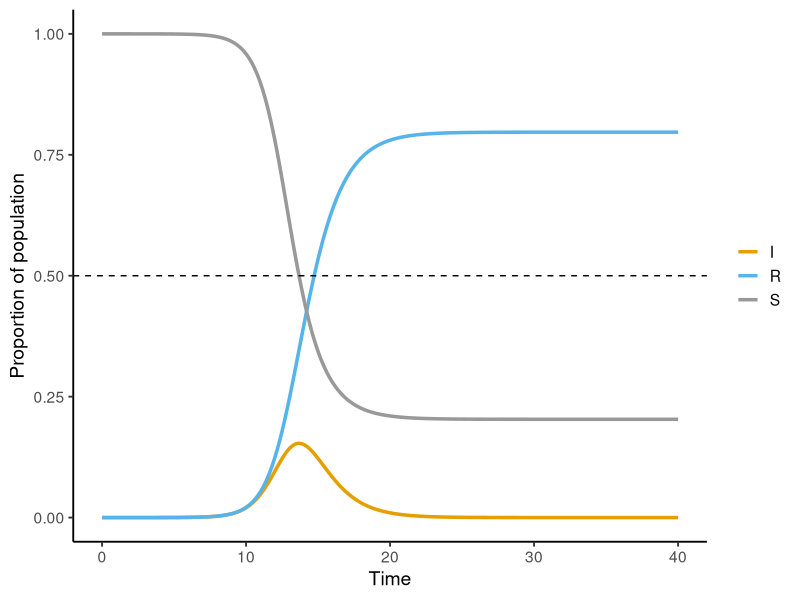
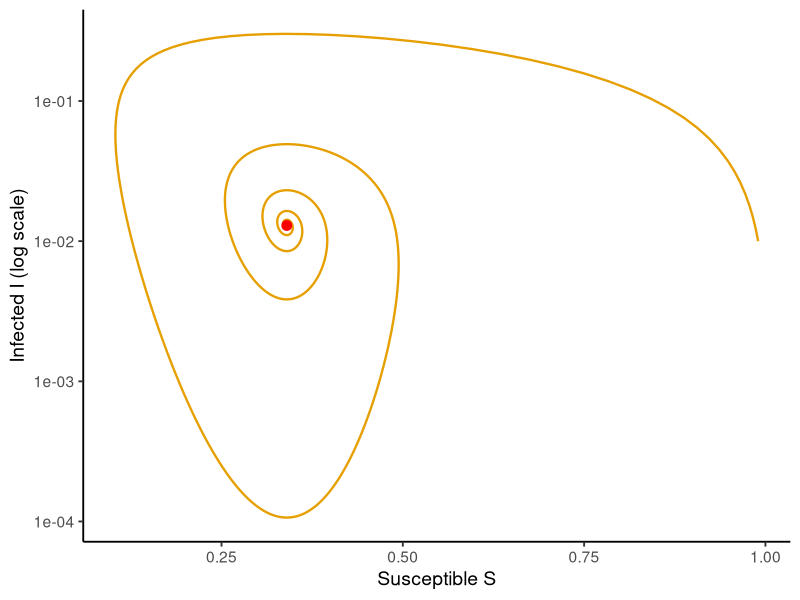

R code for these plots, in order:
## ---- chunk 1
#| label: setup
library(deSolve)
library(ggplot2)
library(tidyr)
theme_set(theme_classic(base_size = 14))
pal <- c(S = "#999999", I = "#E69F00", R = "#56B4E9")
## ---- chunk 2
#| label: model
sir <- function(t, state, p) {
  with(as.list(c(state, p)), {
    dS <- -beta * S * I
    dI <-  beta * S * I - gamma * I
    dR <-                 gamma * I
    list(c(dS, dI, dR))
  })
}

init  <- c(S = 1 - 1e-6, I = 1e-6, R = 0)
pars  <- c(beta = 2, gamma = 1)          # R0 = 2
times <- seq(0, 40, by = 0.05)

out <- as.data.frame(ode(init, times, sir, pars))
## ---- chunk 3
#| label: fig-sir
#| fig-cap: "One epidemic, R0 = 2. Infections peak exactly when S drops to 1/R0 (dashed line)."
R0 <- pars["beta"] / pars["gamma"]
long <- pivot_longer(out, -time, names_to = "compartment", values_to = "proportion")

ggplot(long, aes(time, proportion, colour = compartment)) +
  geom_line(linewidth = 1.2) +
  geom_hline(yintercept = 1 / R0, linetype = "dashed") +
  scale_colour_manual(values = pal) +
  labs(x = "Time", y = "Proportion of population", colour = NULL)
## ---- chunk 4
#| label: check-peak
c(S_at_peak = out$S[which.max(out$I)], one_over_R0 = unname(1 / R0))
## ---- chunk 5
#| label: check-final-size
Z <- uniroot(function(z) z - (1 - exp(-R0 * z)), c(1e-6, 1))$root
c(simulated = tail(out$R, 1), theory = Z)
## ---- chunk 6
#| label: model-demography
sir_demo <- function(t, state, p) {
  with(as.list(c(state, p)), {
    dS <- mu - beta * S * I - mu * S
    dI <- beta * S * I - (gamma + mu) * I
    dR <- gamma * I - mu * R
    list(c(dS, dI, dR))
  })
}
pars_d <- c(beta = 3, gamma = 1, mu = 0.02)
out_d  <- as.data.frame(ode(c(S = 0.99, I = 0.01, R = 0), seq(0, 600, 0.1),
                            sir_demo, pars_d))
R0_d   <- with(as.list(pars_d), beta / (gamma + mu))
eq     <- with(as.list(pars_d), c(S = 1 / R0_d, I = mu * (R0_d - 1) / beta))
## ---- chunk 7
#| label: fig-phase
#| fig-cap: "Phase plane: with births, the epidemic spirals into the endemic equilibrium (red point)."
ggplot(out_d, aes(S, I)) +
  geom_path(colour = "#E69F00", linewidth = 0.8) +
  annotate("point", x = eq["S"], y = eq["I"], colour = "red", size = 3) +
  scale_y_log10() +
  labs(x = "Susceptible S", y = "Infected I (log scale)")
